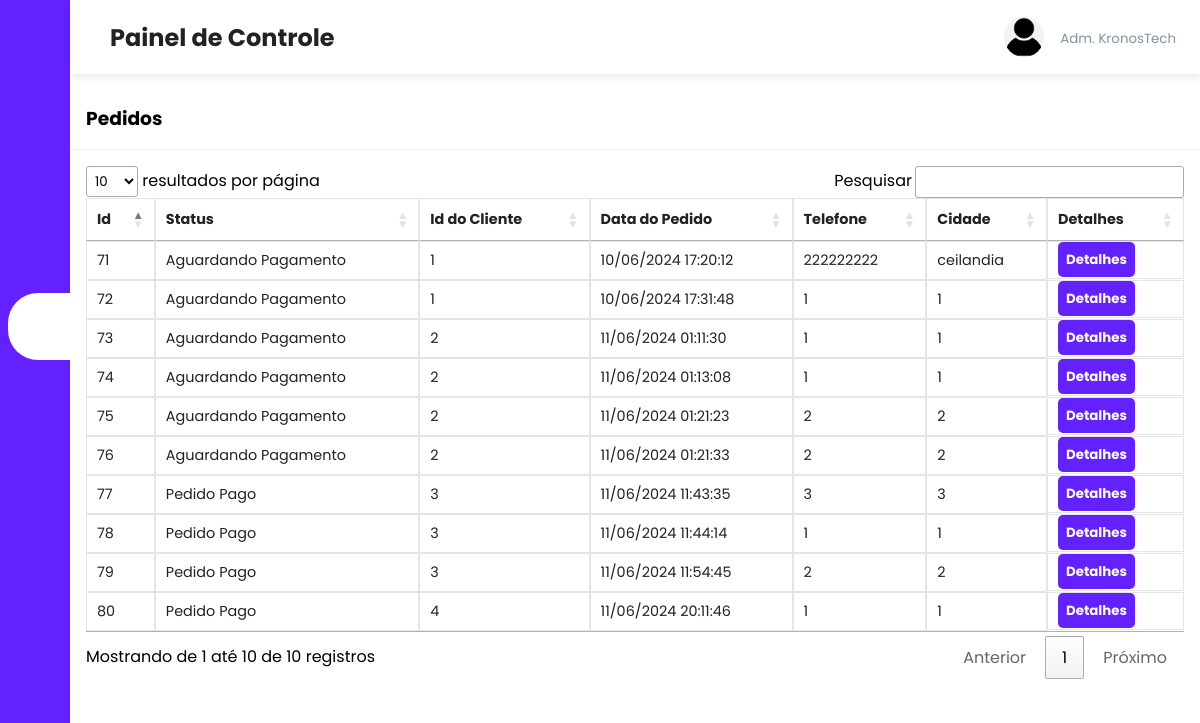
The app's page /admin/orders.php, older data.
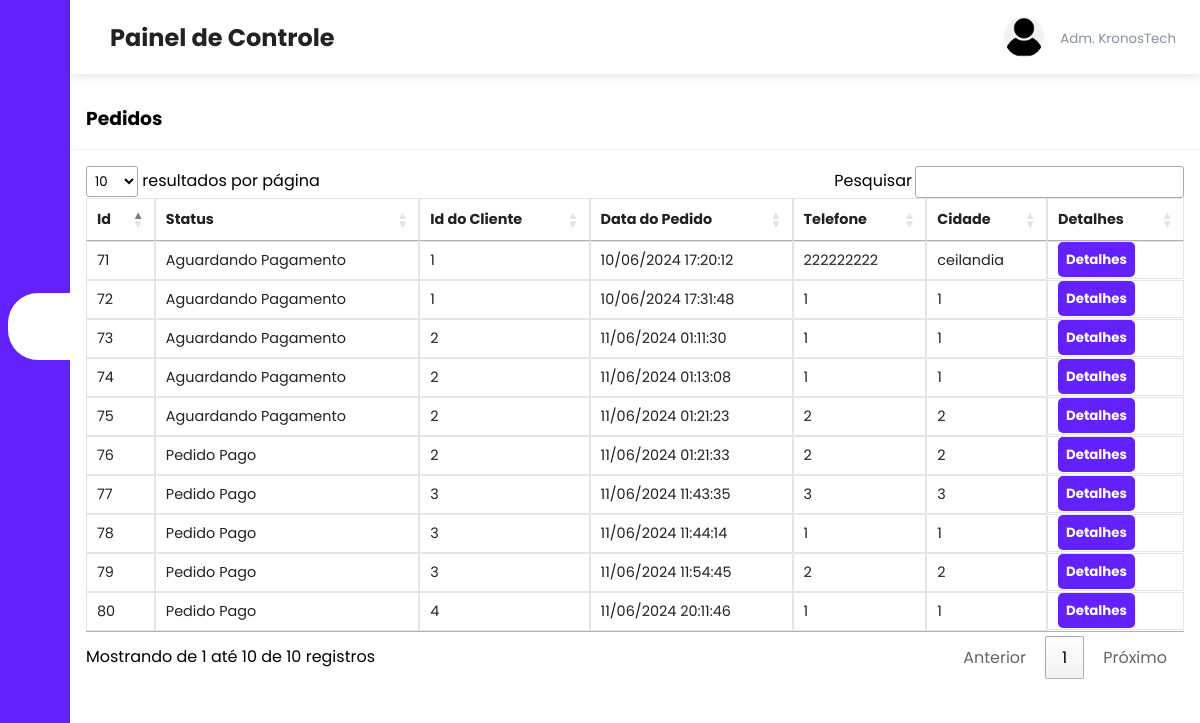
The same page, newer data.
### tables this page shows
CREATE TABLE `orders` (
  `order_id` int(11) NOT NULL,
  `order_cost` decimal(6,2) NOT NULL,
  `order_status` varchar(100) NOT NULL DEFAULT 'on_hold',
  `user_id` int(11) NOT NULL,
  `user_phone` text NOT NULL,
  `user_city` varchar(255) NOT NULL,
  `user_address` varchar(255) NOT NULL,
  `complemento` varchar(255) DEFAULT NULL,
  `bairro` varchar(255) DEFAULT NULL,
  `uf` varchar(2) DEFAULT NULL,
  `cep` varchar(9) DEFAULT NULL,
  `order_date` datetime NOT NULL DEFAULT current_timestamp()
);

### admin/orders.php (the view, shortened to what this page needs)
<?php
include('../server/connection.php');
if (isset($_GET['page_no']) && $_GET['page_no'] != "") {
    $page_no = $_GET['page_no'];
} else {
    $page_no = 1;
}
$total_records_per_page = 10;
$offset = ($page_no - 1) * $total_records_per_page;
$stmt2 = $conn->prepare("SELECT * FROM orders LIMIT ?, ?");
$stmt2->bind_param("ii", $offset, $total_records_per_page);
$stmt2->execute();
$orders = $stmt2->get_result();
?>
<?php include('header.php') ?>
<div class="recent-grid">
        <div class="projects">
            <div class="card">
                <div class="card-header">
                    <h3>Pedidos</h3>
                </div>
                <div class="card-body">
                    <div class="table-responsive">
                        <table width="100%" class="orders-table" id="tabelaOrdenada">
                            <thead>
                                <tr>
                                    <td>Id</td>
                                    <td>Status</td>
                                    <td>Id do Cliente</td>
                                    <td>Data do Pedido</td>
                                    <td>Telefone</td>
                                    <td>Cidade</td>
                                    <td>Detalhes</td>
                                </tr>
                            </thead>
                            <tbody>
                                <?php while($order = $orders->fetch_assoc()) { ?>
                                    <tr>
                                        <td><?php echo $order['order_id']; ?></td>
                                        <td><?php echo $order['order_status']; ?></td>
                                        <td><?php echo $order['user_id']; ?></td>
                                        <td><?php echo date('d/m/Y H:i:s', strtotime($order['order_date']));?></td>
                                        <td><?php echo $order['user_phone']; ?></td>
                                        <td><?php echo $order['user_city']; ?></td>
                                        <td><button><a class="btn btn-primary" href="view_order.php?order_id=<?php echo $order['order_id']; ?>">Detalhes</a></button></td>
                                    </tr>
                                <?php } ?>
                            </tbody>
                        </table>
                    </div>
                </div>
            </div>
        </div>
</body>
</html>

Row changes from the older to the newer data that the page shows:
changed orders id 76: order_status "Aguardando Pagamento" → "Pedido Pago"
